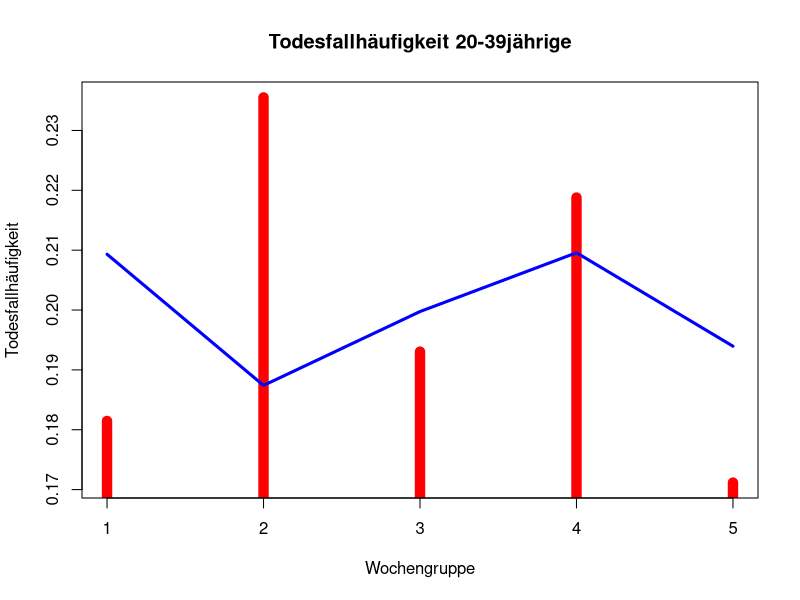

Generate this figure with R:
data <- read.csv("data.csv")

d <- data.frame(woche = 1:50)

d$jahr2020 <- data$jahr2020
d$vorjahre <- data$jahr2019 + data$jahr2018 + data$jahr2017 + data$jahr2016 + data$jahr2015

m <- data.frame(gruppe = 1:5)
m

m$jahr2020 <- c(
sum(d$jahr2020[seq( 1,10,1)]),
sum(d$jahr2020[seq(11,20,1)]),
sum(d$jahr2020[seq(21,30,1)]),
sum(d$jahr2020[seq(31,40,1)]),
sum(d$jahr2020[seq(41,50,1)])
)
m$vorjahre <- c(
sum(d$vorjahre[seq( 1,10,1)]),
sum(d$vorjahre[seq(11,20,1)]),
sum(d$vorjahre[seq(21,30,1)]),
sum(d$vorjahre[seq(31,40,1)]),
sum(d$vorjahre[seq(41,50,1)])
)

m

m$p = m$vorjahre / sum(m$vorjahre)
m$pj = m$jahr2020 / sum(m$jahr2020)
m

n = sum(m$jahr2020)
n
m$np = n * m$p
m$np
m$D = (m$np - m$jahr2020)^2 / m$np

m

D = sum(m$D)

D

chisq.test(m$jahr2020, p = m$vorjahre / sum(m$vorjahre))

pdf("ueber.pdf")
m$vorjahre / sum(m$vorjahre)
plot(m$jahr2020/sum(m$jahr2020), col="red", type="h", lwd = 10, ylab = "Todesfallhäufigkeit", main = "Todesfallhäufigkeit 20-39jährige", xlab="Wochengruppe")
points(m$vorjahre/sum(m$vorjahre), col="blue", type="l", xlab="Wochengruppe", ylab="Häufigkeit", lwd=3)

